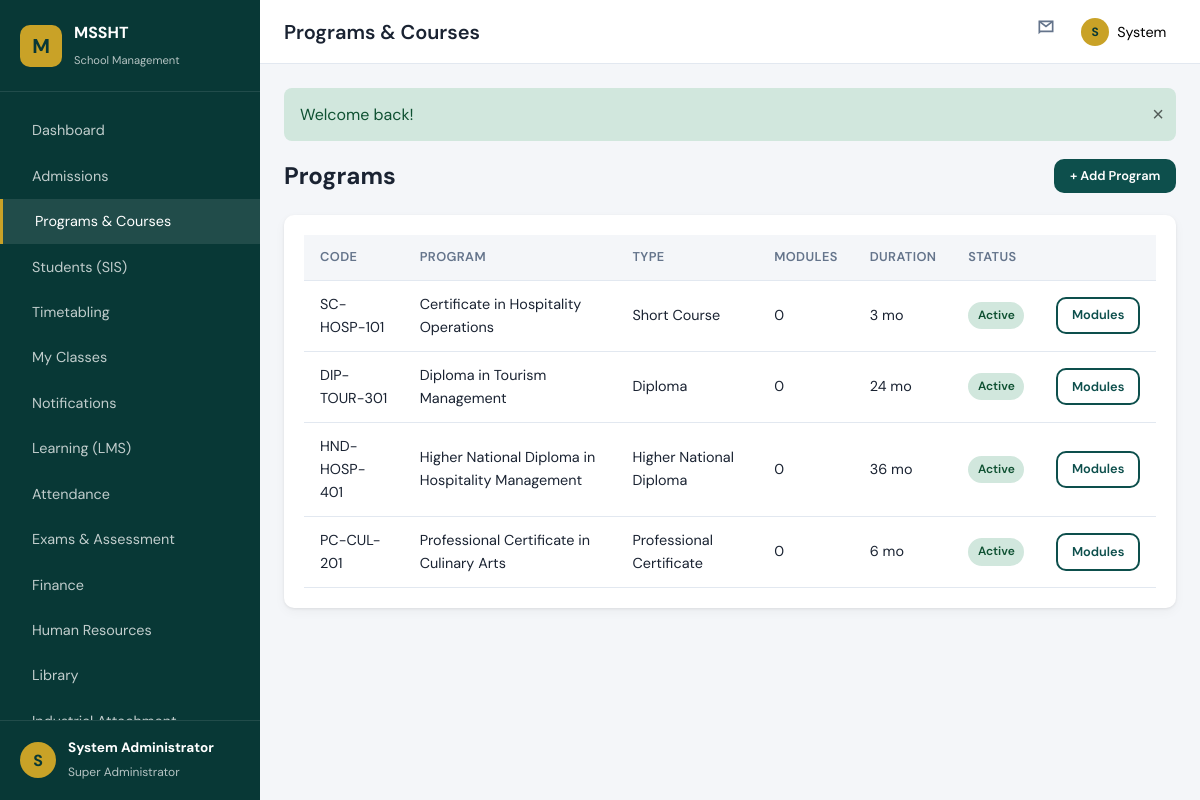
Screenshot of /modules/programs/index.php (signed in) with the database file from the repository.
### tables this page shows
CREATE TABLE programs (
    id INT UNSIGNED AUTO_INCREMENT PRIMARY KEY,
    code VARCHAR(20) NOT NULL UNIQUE,
    name VARCHAR(200) NOT NULL,
    program_type ENUM('short_course', 'certificate', 'diploma', 'hnd') NOT NULL,
    duration_months SMALLINT UNSIGNED DEFAULT 12,
    total_credits DECIMAL(6,2) DEFAULT 0,
    description TEXT NULL,
    status ENUM('active', 'inactive') DEFAULT 'active',
    created_at TIMESTAMP DEFAULT CURRENT_TIMESTAMP
);

### includes/auth.php (called while the page is built, shortened)
<?php
function isLoggedIn(): bool
{
    return !empty($_SESSION['user_id']);
}
function currentUser(): ?array
{
    return $_SESSION['user'] ?? null;
}

### modules/programs/index.php (the view, shortened to what this page needs)
<?php
$pageTitle = 'Programs & Courses';
$currentModule = 'programs';
$db = getDB();
$programs = $db->query('SELECT p.*, (SELECT COUNT(*) FROM modules m WHERE m.program_id = p.id) AS module_count FROM programs p ORDER BY p.name')->fetchAll();
require_once __DIR__ . '/../../includes/header.php';
?>
<div class="page-actions">
    <h2 style="margin:0;">Programs</h2>
    <button type="button" class="btn btn-primary btn-sm" id="showAddProgram">+ Add Program</button>
</div>
<div class="card">
    <div class="card-body table-wrap">
        <table class="data-table">
            <thead>
                <tr><th>Code</th><th>Program</th><th>Type</th><th>Modules</th><th>Duration</th><th>Status</th><th></th></tr>
            </thead>
            <tbody>
            <?php foreach ($programs as $p): ?>
            <tr>
                <td><?= e($p['code']) ?></td>
                <td><?= e($p['name']) ?></td>
                <td><?= programTypeLabel($p['program_type']) ?></td>
                <td><?= (int)$p['module_count'] ?></td>
                <td><?= (int)$p['duration_months'] ?> mo</td>
                <td><?= statusBadge($p['status']) ?></td>
                <td><a href="modules.php?program_id=<?= $p['id'] ?>" class="btn btn-sm btn-outline">Modules</a></td>
            </tr>
            <?php endforeach; ?>
            </tbody>
        </table>
    </div>
</div>
<?php require_once __DIR__ . '/../../includes/footer.php'; ?>

### includes/header.php (shortened to what this page needs)
<?php
$currentUser = currentUser();
$roleLabel = ROLES[$currentUser['role'] ?? ''] ?? 'User';
$pageTitle = $pageTitle ?? 'Dashboard';
$tag = 'div';
?>
<!DOCTYPE html>
<html lang="en">
<head>
    <link rel="stylesheet" href="<?= asset('css/main.css') ?>">
</head>
<body class="app-body">
    <<?= $tag ?> class="app-wrapper">
        <aside class="sidebar" id="sidebar">
            <<?= $tag ?> class="sidebar-brand">
                <a href="<?= url('dashboard.php') ?>" class="brand-link">
                    <span class="brand-icon">M</span>
                    <span class="brand-text">
                        <strong>MSSHT</strong>
                        <small>School Management</small>
                    </span>
                </a>
            </<?= $tag ?>>
            <nav class="sidebar-nav">
                <?php include __DIR__ . '/navigation.php'; ?>
            </nav>
            <<?= $tag ?> class="sidebar-footer">
                <<?= $tag ?> class="user-mini">
                    <span class="user-avatar"><?= strtoupper(substr($currentUser['first_name'] ?? 'U', 0, 1)) ?></span>
                    <<?= $tag ?> class="user-info">
                        <strong><?= e(($currentUser['first_name'] ?? '') . ' ' . ($currentUser['last_name'] ?? '')) ?></strong>
                        <small><?= e($roleLabel) ?></small>
                    </<?= $tag ?>>
                </<?= $tag ?>>
            </<?= $tag ?>>
        </aside>
        <<?= $tag ?> class="main-content">
            <header class="topbar">
                <h1 class="page-heading"><?= e($pageTitle) ?></h1>
                <<?= $tag ?> class="topbar-actions">
                    <a href="<?= moduleUrl('messages') ?>" class="btn-icon" title="Messages">
                        <svg width="20" height="20" viewBox="0 0 24 24" fill="none" stroke="currentColor" stroke-width="2"><path d="M4 4h16v12H5.17L4 17.17V4z"/><path d="m4 4 8 6 8-6"/></svg>
                    </a>
                    <<?= $tag ?> class="dropdown">
                        <button type="button" class="btn-user dropdown-toggle" id="userMenuBtn">
                            <span class="user-avatar-sm"><?= strtoupper(substr($currentUser['first_name'] ?? 'U', 0, 1)) ?></span>
                            <span><?= e($currentUser['first_name'] ?? 'User') ?></span>
                        </button>
                    </<?= $tag ?>>
                </<?= $tag ?>>
            </header>
            <main class="page-content">
                <?php $flash = getFlash(); if ($flash): ?>
                <<?= $tag ?> class="alert alert-<?= e($flash['type']) ?> alert-dismissible">
                    <?= e($flash['message']) ?>
                    <button type="button" class="alert-close">&times;</button>
                </<?= $tag ?>>
                <?php endif; ?>

### includes/navigation.php (shortened to what this page needs)
<?php
$navItems = [
    'dashboard'  => ['label' => 'Dashboard', 'icon' => 'grid', 'url' => url('dashboard.php')],
    'admissions' => ['label' => 'Admissions', 'icon' => 'user-plus', 'url' => moduleUrl('admissions')],
    'programs'   => ['label' => 'Programs & Courses', 'icon' => 'book', 'url' => moduleUrl('programs')],
    'students'   => ['label' => 'Students (SIS)', 'icon' => 'users', 'url' => moduleUrl('students')],
    'timetable'  => ['label' => 'Timetabling', 'icon' => 'calendar', 'url' => moduleUrl('timetable')],
    'classes'    => ['label' => 'My Classes', 'icon' => 'monitor', 'url' => moduleUrl('classes')],
    'notifications' => ['label' => 'Notifications', 'icon' => 'mail', 'url' => moduleUrl('notifications')],
    'lms'        => ['label' => 'Learning (LMS)', 'icon' => 'monitor', 'url' => moduleUrl('lms')],
    'attendance' => ['label' => 'Attendance', 'icon' => 'check', 'url' => moduleUrl('attendance')],
    'exams'      => ['label' => 'Exams & Assessment', 'icon' => 'file', 'url' => moduleUrl('exams')],
    'finance'    => ['label' => 'Finance', 'icon' => 'dollar', 'url' => moduleUrl('finance')],
    'hr'         => ['label' => 'Human Resources', 'icon' => 'briefcase', 'url' => moduleUrl('hr')],
    'library'    => ['label' => 'Library', 'icon' => 'library', 'url' => moduleUrl('library')],
    'placements' => ['label' => 'Industrial Attachment', 'icon' => 'building', 'url' => moduleUrl('placements')],
    'messages'   => ['label' => 'Communication', 'icon' => 'mail', 'url' => moduleUrl('messages')],
    'reports'    => ['label' => 'Reports & Analytics', 'icon' => 'chart', 'url' => moduleUrl('reports')],
    'graduation' => ['label' => 'Graduation', 'icon' => 'award', 'url' => moduleUrl('graduation')],
    'users'      => ['label' => 'User Management', 'icon' => 'settings', 'url' => moduleUrl('users')],
    'settings'   => ['label' => 'System Settings', 'icon' => 'cog', 'url' => moduleUrl('settings')],
];
$currentModule = $currentModule ?? '';
?>
<ul class="nav-list">
<?php foreach ($navItems as $key => $item):
    $active = ($currentModule === $key || ($key === 'dashboard' && basename($_SERVER['PHP_SELF']) === 'dashboard.php')) ? 'active' : '';
?>
    <li class="nav-item <?= $active ?>">
        <a href="<?= $item['url'] ?>" class="nav-link" data-icon="<?= $item['icon'] ?>">
            <span><?= e($item['label']) ?></span>
        </a>
    </li>
<?php endforeach; ?>
</ul>

### includes/helpers.php (shortened to what this page needs)
<?php
function e(?string $value): string
{
    return htmlspecialchars($value ?? '', ENT_QUOTES, 'UTF-8');
}
function url(string $path = ''): string
{
    return rtrim(APP_URL, '/') . '/' . ltrim($path, '/');
}
function asset(string $path): string
{
    return url('assets/' . ltrim($path, '/'));
}
function moduleUrl(string $module, string $action = 'index'): string
{
    return url('modules/' . $module . '/' . $action . '.php');
}
function getFlash(): ?array
{
    if (!empty($_SESSION['flash'])) {
        $flash = $_SESSION['flash'];
        return $flash;
    }
    return null;
}
function programTypeLabel(string $type): string
{
    $labels = [
        'short_course' => 'Short Course',
        'certificate'    => 'Professional Certificate',
        'diploma'        => 'Diploma',
        'hnd'            => 'Higher National Diploma',
    ];
    return $labels[$type] ?? $type;
}
function statusBadge(string $status): string
{
    $map = [
        'pending'      => 'badge-warning',
        'under_review' => 'badge-info',
        'approved'     => 'badge-success',
        'rejected'     => 'badge-danger',
        'active'       => 'badge-success',
        'inactive'     => 'badge-secondary',
        'paid'         => 'badge-success',
        'partial'      => 'badge-warning',
        'overdue'      => 'badge-danger',
        'open'         => 'badge-success',
        'closed'       => 'badge-secondary',
    ];
    $class = $map[$status] ?? 'badge-secondary';
    return '<span class="badge ' . $class . '">' . e(ucfirst(str_replace('_', ' ', $status))) . '</span>';
}

### includes/footer.php (shortened to what this page needs)
            </main>
        </div>
    </div>
</body>
</html>

### rows the page displays
programs: code "SC-HOSP-101", name "Certificate in Hospitality Operations", program_type "Short Course", module_count "0", duration_months "3", status "Active"
programs: code "DIP-TOUR-301", name "Diploma in Tourism Management", program_type "Diploma", module_count "0", duration_months "24", status "Active"
programs: code "HND-HOSP-401", name "Higher National Diploma in Hospitality Management", program_type "Higher National Diploma", module_count "0", duration_months "36", status "Active"
programs: code "PC-CUL-201", name "Professional Certificate in Culinary Arts", program_type "Professional Certificate", module_count "0", duration_months "6", status "Active"

### other values shown
$item['label'] "Dashboard"
$item['label'] "Admissions"
$item['label'] "Programs & Courses"
$item['label'] "Students (SIS)"
$item['label'] "Timetabling"
$item['label'] "My Classes"
$item['label'] "Notifications"
$item['label'] "Learning (LMS)"
$item['label'] "Attendance"
$item['label'] "Exams & Assessment"
$item['label'] "Finance"
$item['label'] "Human Resources"
$item['label'] "Library"
substr($currentUser['first_name'] ?? 'U', 0, 1) "S"
$roleLabel "Super Administrator"
